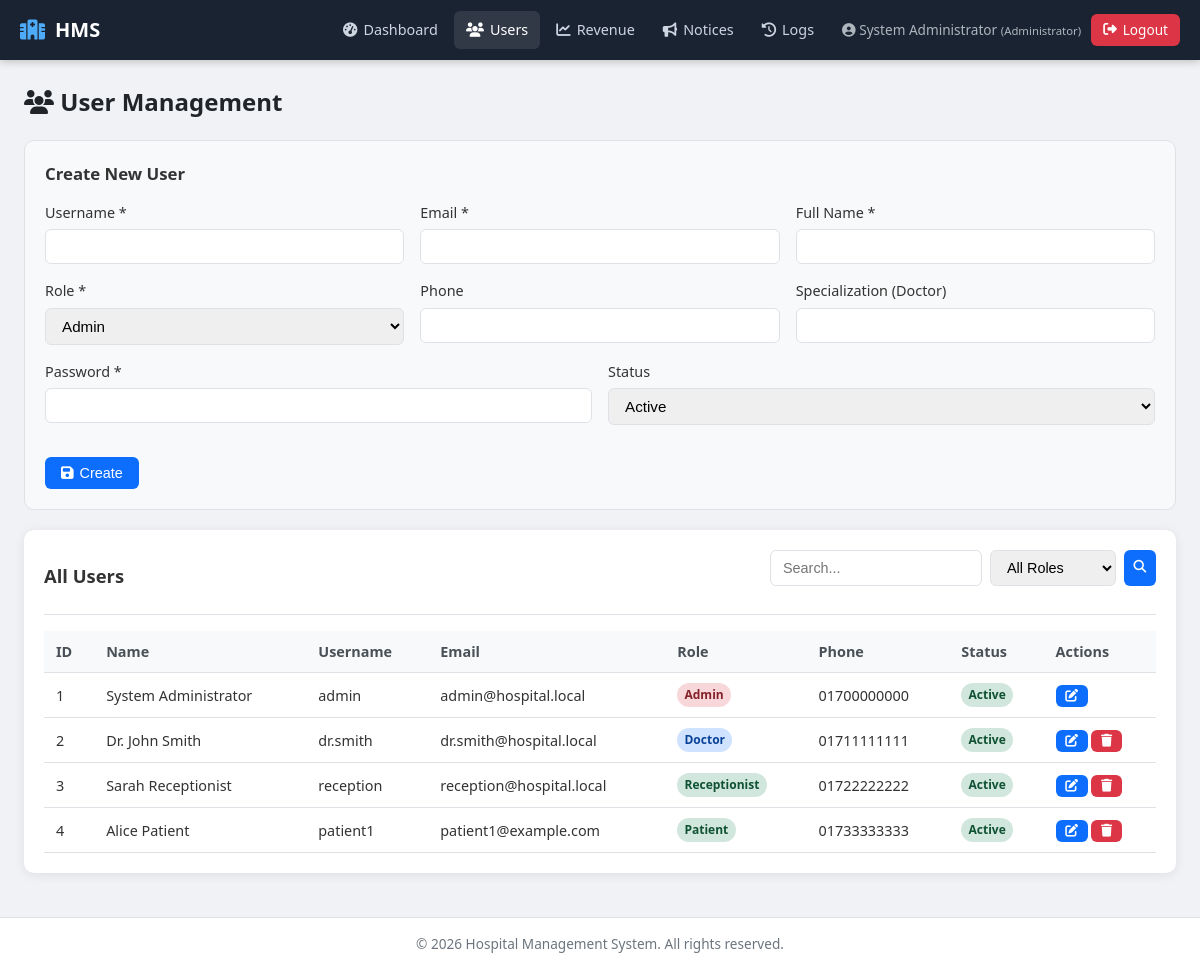
The app's page /index.php?page=admin_users (signed in) with its own data.
### tables this page shows
CREATE TABLE IF NOT EXISTS users (
    id INT AUTO_INCREMENT PRIMARY KEY,
    username VARCHAR(50) NOT NULL UNIQUE,
    email VARCHAR(100) NOT NULL UNIQUE,
    password VARCHAR(255) NOT NULL,
    full_name VARCHAR(100) NOT NULL,
    role ENUM('admin','doctor','patient','receptionist') NOT NULL,
    phone VARCHAR(20) DEFAULT NULL,
    address TEXT DEFAULT NULL,
    gender ENUM('male','female','other') DEFAULT NULL,
    date_of_birth DATE DEFAULT NULL,
    specialization VARCHAR(100) DEFAULT NULL,  
    status ENUM('active','inactive') DEFAULT 'active',
    created_at TIMESTAMP DEFAULT CURRENT_TIMESTAMP,
    updated_at TIMESTAMP DEFAULT CURRENT_TIMESTAMP ON UPDATE CURRENT_TIMESTAMP
);

### controllers/admin_controller.php (called while the page is built, shortened)
<?php
require_once __DIR__ . '/../helpers/helpers.php';
require_once __DIR__ . '/../models/user_model.php';
function admin_users() {
    $id = isset($_GET['id']) ? (int)$_GET['id'] : 0;
    $keyword = clean($_GET['q'] ?? '');
    $role_filter = clean($_GET['role'] ?? '');
    $users = user_search($keyword, $role_filter);
    $edit_user = $id ? user_find_by_id($id) : null;
    require __DIR__ . '/../views/admin/users.php';
}

### helpers/helpers.php (called while the page is built, shortened)
<?php
function is_logged_in() {
    return isset($_SESSION['user_id']) && !empty($_SESSION['user_id']);
}
function current_user() {
    return [
        'id'       => $_SESSION['user_id'],
        'username' => $_SESSION['username'] ?? '',
        'full_name'=> $_SESSION['full_name'] ?? '',
        'role'     => $_SESSION['role'] ?? '',
        'email'    => $_SESSION['email'] ?? ''
    ];
}
function e($string) {
    return htmlspecialchars($string ?? '', ENT_QUOTES, 'UTF-8');
}
function clean($data) {
    return htmlspecialchars(strip_tags(trim($data)), ENT_QUOTES, 'UTF-8');
}
function role_label($role) {
    $labels = [
        'admin' => 'Administrator',
        'doctor' => 'Doctor',
        'patient' => 'Patient',
        'receptionist' => 'Receptionist'
    ];
    return $labels[$role] ?? ucfirst($role);
}

### config/database.php (called while the page is built, shortened)
<?php
function get_db_connection() {
    static $conn = null;
    if ($conn === null) {
        $conn = mysqli_connect(DB_HOST, DB_USER, DB_PASS, DB_NAME);
        mysqli_set_charset($conn, 'utf8mb4');
    }
    return $conn;
}
function db_query($sql) {
    $conn = get_db_connection();
    $result = mysqli_query($conn, $sql);
    return $result;
}

### models/user_model.php (called while the page is built, shortened)
<?php
require_once __DIR__ . '/../config/database.php';
function user_search($keyword = '', $role = '', $limit = 50, $offset = 0) {
    $where = ["1=1"];
    $where_sql = implode(' AND ', $where);
    $limit = (int)$limit;
    $offset = (int)$offset;
    $sql = "SELECT id, username, email, full_name, role, phone, specialization, status, created_at
            FROM users WHERE $where_sql ORDER BY created_at DESC LIMIT $limit OFFSET $offset";
    $result = db_query($sql);
    $rows = [];
    if ($result) {
        while ($row = mysqli_fetch_assoc($result)) {
            $rows[] = $row;
        }
    }
    return $rows;
}

### views/admin/users.php (the view, shortened to what this page needs)
<?php
require __DIR__ . '/../partials/header.php';
require __DIR__ . '/../partials/navbar.php';
?>
<h1 class="page-title"><i class="fas fa-users"></i> User Management</h1>
<div class="form-panel">
    <h3><?= $edit_user ? 'Edit User' : 'Create New User' ?></h3>
    <form method="POST" action="index.php?page=admin_users" data-validate>
        <div class="form-row">
            <div class="form-group">
                <label>Username *</label>
                <input type="text" name="username" class="form-control" required value="<?= e($edit_user['username'] ?? '') ?>" <?= $edit_user ? 'readonly' : '' ?>>
            </div>
            <div class="form-group">
                <label>Email *</label>
                <input type="email" name="email" class="form-control" required value="<?= e($edit_user['email'] ?? '') ?>">
            </div>
            <div class="form-group">
                <label>Full Name *</label>
                <input type="text" name="full_name" class="form-control" required value="<?= e($edit_user['full_name'] ?? '') ?>">
            </div>
        </div>
        <div class="form-row">
            <div class="form-group">
                <label>Role *</label>
                <select name="role" class="form-control" required>
                    <?php foreach (['admin','doctor','patient','receptionist'] as $r): ?>
                        <option value="<?= $r ?>" <?= ($edit_user['role'] ?? '') === $r ? 'selected' : '' ?>><?= ucfirst($r) ?></option>
                    <?php endforeach; ?>
                </select>
            </div>
            <div class="form-group">
                <label>Phone</label>
                <input type="text" name="phone" class="form-control" value="<?= e($edit_user['phone'] ?? '') ?>">
            </div>
            <div class="form-group">
                <label>Specialization (Doctor)</label>
                <input type="text" name="specialization" class="form-control" value="<?= e($edit_user['specialization'] ?? '') ?>">
            </div>
        </div>
        <div class="form-row">
            <div class="form-group">
                <label>Password <?= $edit_user ? '(leave blank to keep)' : '*' ?></label>
                <input type="password" name="password" class="form-control" <?= $edit_user ? '' : 'required minlength="6"' ?>>
            </div>
            <div class="form-group">
                <label>Status</label>
                <select name="status" class="form-control">
                    <option value="active" <?= ($edit_user['status'] ?? 'active') === 'active' ? 'selected' : '' ?>>Active</option>
                </select>
            </div>
        </div>
        <div class="form-actions">
            <button type="submit" class="btn btn-primary"><i class="fas fa-save"></i> <?= $edit_user ? 'Update' : 'Create' ?></button>
        </div>
    </form>
</div>
<div class="card">
    <div class="card-header">
        <h3>All Users</h3>
        <form class="search-bar" method="GET" action="index.php">
            <input type="text" name="q" placeholder="Search..." value="<?= e($_GET['q'] ?? '') ?>">
            <select name="role">
                <option value="">All Roles</option>
            </select>
            <button type="submit" class="btn btn-primary btn-sm"><i class="fas fa-search"></i></button>
        </form>
    </div>
    <div class="table-responsive">
        <table class="data-table">
            <thead>
                <tr>
                    <th>ID</th><th>Name</th><th>Username</th><th>Email</th><th>Role</th><th>Phone</th><th>Status</th><th>Actions</th>
                </tr>
            </thead>
            <tbody>
            <?php if (empty($users)): ?>
                <tr><td colspan="8" class="empty-state">No users found.</td></tr>
            <?php else: foreach ($users as $u): ?>
                <tr>
                    <td><?= (int)$u['id'] ?></td>
                    <td><?= e($u['full_name']) ?></td>
                    <td><?= e($u['username']) ?></td>
                    <td><?= e($u['email']) ?></td>
                    <td><span class="badge badge-<?= $u['role']==='admin'?'high':($u['role']==='doctor'?'confirmed':'active') ?>"><?= e($u['role']) ?></span></td>
                    <td><?= e($u['phone'] ?? '-') ?></td>
                    <td><span class="badge badge-<?= e($u['status']) ?>"><?= e($u['status']) ?></span></td>
                    <td class="actions">
                        <a href="index.php?page=admin_users&id=<?= (int)$u['id'] ?>" class="btn btn-sm btn-primary"><i class="fas fa-edit"></i></a>
                        <?php if ($u['id'] != current_user()['id'] && $u['role'] !== 'admin'): ?>
                        <form method="POST" action="index.php?page=admin_users" style="display:inline;" data-confirm="Delete this user?">
                            <button type="submit" class="btn btn-sm btn-danger"><i class="fas fa-trash"></i></button>
                        </form>
                        <?php endif; ?>
                    </td>
                </tr>
            <?php endforeach; endif; ?>
            </tbody>
        </table>
    </div>
</div>
<?php require __DIR__ . '/../partials/footer.php'; ?>

### views/partials/navbar.php (shortened to what this page needs)
<?php
$user = current_user();
$role = $user['role'] ?? '';
$current_page = $_GET['page'] ?? '';
?>
<nav class="navbar">
    <div class="nav-brand">
        <i class="fas fa-hospital"></i>
        <span>HMS</span>
    </div>
    <ul class="nav-links" id="navLinks">
        <?php if ($role === 'admin'): ?>
            <li><a href="index.php?page=admin_dashboard" class="<?= $current_page==='admin_dashboard'?'active':'' ?>"><i class="fas fa-tachometer-alt"></i> Dashboard</a></li>
            <li><a href="index.php?page=admin_users" class="<?= $current_page==='admin_users'?'active':'' ?>"><i class="fas fa-users"></i> Users</a></li>
            <li><a href="index.php?page=admin_revenue" class="<?= $current_page==='admin_revenue'?'active':'' ?>"><i class="fas fa-chart-line"></i> Revenue</a></li>
            <li><a href="index.php?page=admin_notices" class="<?= $current_page==='admin_notices'?'active':'' ?>"><i class="fas fa-bullhorn"></i> Notices</a></li>
            <li><a href="index.php?page=admin_activity_logs" class="<?= $current_page==='admin_activity_logs'?'active':'' ?>"><i class="fas fa-history"></i> Logs</a></li>
        <?php endif; ?>
        <li class="nav-user">
            <span class="user-info"><i class="fas fa-user-circle"></i> <?= e($user['full_name'] ?? '') ?> <small>(<?= e(role_label($role)) ?>)</small></span>
            <a href="index.php?page=logout" class="btn-logout"><i class="fas fa-sign-out-alt"></i> Logout</a>
        </li>
    </ul>
</nav>
<main class="main-content">

### records on screen
users: full_name "System Administrator", role "Administrator", id "1", username "admin", email "admin@hospital.local", role "Admin", phone "01700000000", status "Active"
users: id "2", full_name "Dr. John Smith", username "dr.smith", email "dr.smith@hospital.local", role "Doctor", phone "01711111111", status "Active"
users: id "3", full_name "Sarah Receptionist", username "reception", email "reception@hospital.local", role "Receptionist", phone "01722222222", status "Active"
users: id "4", full_name "Alice Patient", username "patient1", email "patient1@example.com", role "Patient", phone "01733333333", status "Active"

### other values on screen
form field role "Admin"
